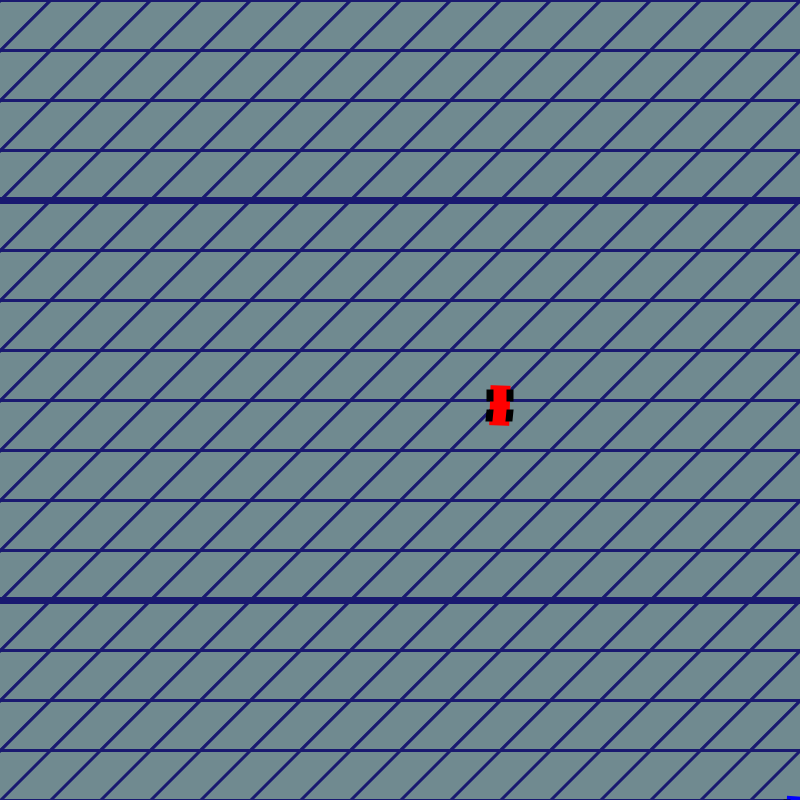
Frame 1 (no input)
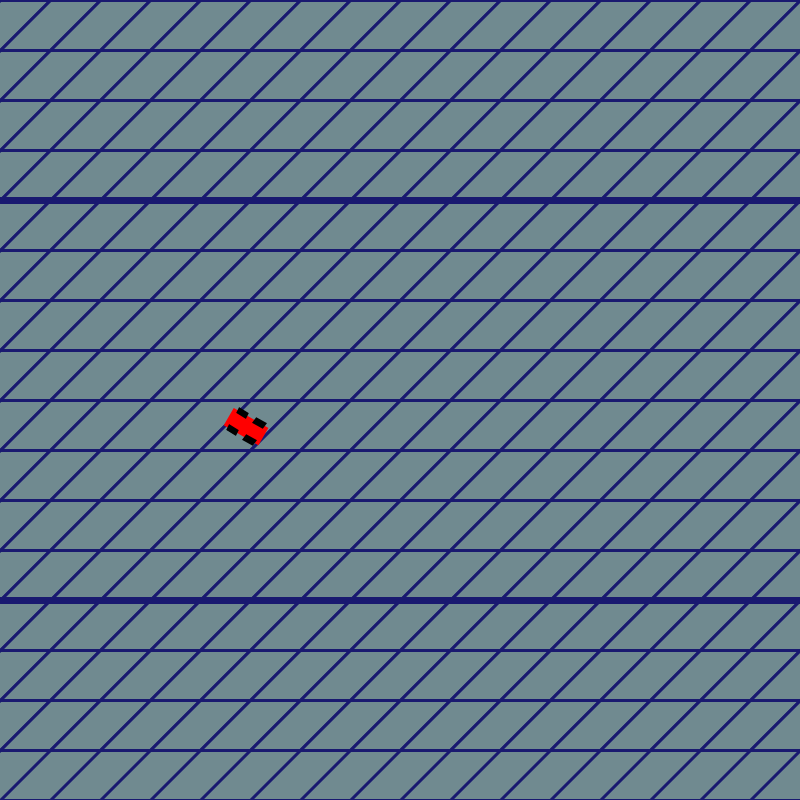
Frame 60 (the mouse pressed at the canvas centre just before this capture)
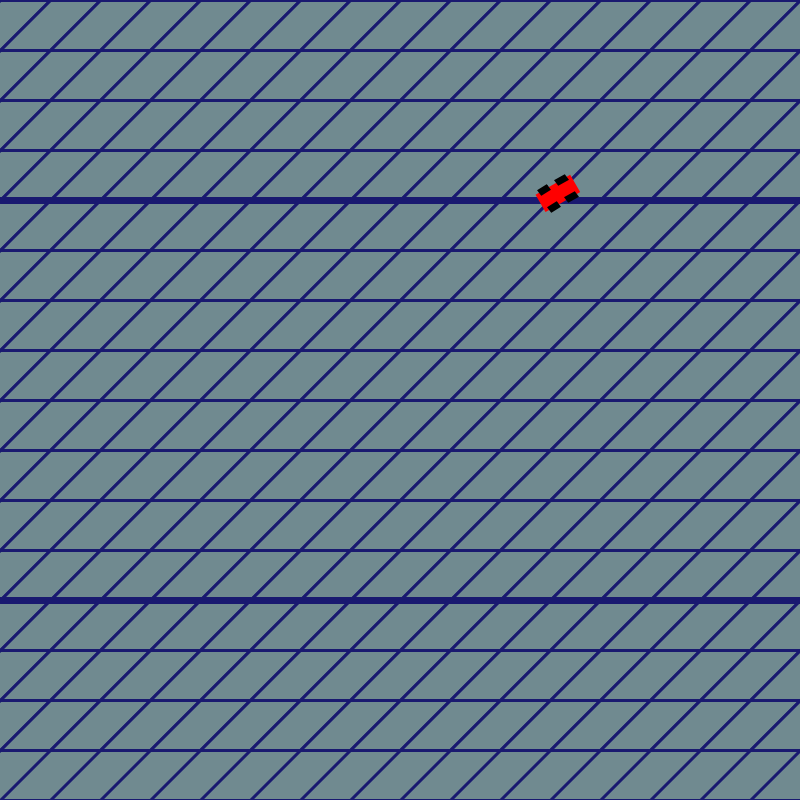
Frame 120 (the mouse held since frame 60 and released just before this capture)

The Processing sketch that drew these frames (run headless with seeded random() and noise(); from frame 60 on, the mouse is pressed at the canvas centre):

// Processing sketch: cotxes_girs
// ── cotxes_girs.pde
Car myCar1;
Car myCar2;

void setup(){
  size(800,800);
  
  myCar1= new Car(color(255,0,0),100,0,2);
  myCar2= new Car(color(0,0,255),10,0,1);
}

void draw(){
  background(112,138,144);
  
  for(int i=-50;i<width;i+=50){
    for(int j=-50; j<=height; j+=50){
      stroke(25,25,112);
      strokeWeight(3);
      fill(112,138,144);
      triangle(i,j,i+100,j-100,i+200,j);
    }
  }
  strokeWeight(7);
  line(0,height/4,width,height/4);
  line(0,height*3/4,width,height*3/4);
  
  myCar1.move();
  myCar1.display();
  myCar2.move();
  myCar2.display();
}

class Car{
  color c;
  float x;
  float y;
  float speed;
  
  Car(color tempC, float tempX, float tempY, float tempSpeed){
    c=tempC;
    x=tempX;
    y=tempY;
    speed=tempSpeed;
  }
  
  void display(){
    noStroke();
    fill(c);
    rectMode(CENTER);
    rect(x,y,20,40);
    //Wheels
    strokeWeight(2);
    stroke(0);
    fill(0);
    rect(x-10,y-10,5,10);
    rect(x+10,y-10,5,10);
    rect(x-10,y+10,5,10);
    rect(x+10,y+10,5,10);
  }
  
  void move(){
    y=y+2;
    if(y>height){
      y=0;
    }
    translate(width/2,height/2);
       rotate(radians(y));
  }
} 
